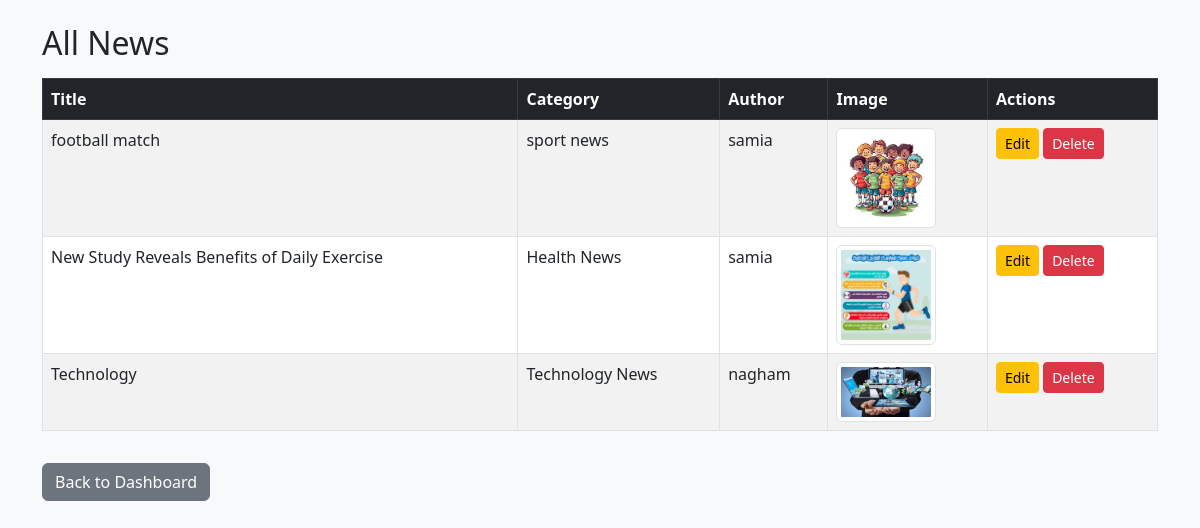
The page /view_news.php (signed in) on the database its author committed.
### tables this page shows
CREATE TABLE `news` (
  `id` int(11) NOT NULL,
  `title` varchar(100) DEFAULT NULL,
  `category_id` int(11) DEFAULT NULL,
  `details` text DEFAULT NULL,
  `image` varchar(100) DEFAULT NULL,
  `user_id` int(11) DEFAULT NULL,
  `deleted` tinyint(1) DEFAULT 0
);

CREATE TABLE `categories` (
  `id` int(11) NOT NULL,
  `name` varchar(50) DEFAULT NULL
);

CREATE TABLE `users` (
  `id` int(11) NOT NULL,
  `name` varchar(50) DEFAULT NULL,
  `email` varchar(50) DEFAULT NULL,
  `password` varchar(255) DEFAULT NULL
);

### view_news.php (the view, shortened to what this page needs)
<?php
$conn = mysqli_connect("localhost","root","","news_system");
$res = mysqli_query($conn,"SELECT news.*, categories.name AS cat_name, users.name AS user_name
  FROM news
  JOIN categories ON news.category_id=categories.id
  JOIN users ON news.user_id=users.id
  WHERE deleted=0");
?>
<!DOCTYPE html>
<html lang="en">
<head>
  <link href="https://cdn.jsdelivr.net/npm/bootstrap@5.3.0/dist/css/bootstrap.min.css" rel="stylesheet">
</head>
<body class="bg-light">
<div class="container mt-4">
  <h2 class="mb-3">All News</h2>
  <table class="table table-striped table-bordered">
    <thead class="table-dark">
      <tr>
        <th>Title</th>
        <th>Category</th>
        <th>Author</th>
        <th>Image</th>
        <th>Actions</th>
      </tr>
    </thead>
    <tbody>
      <?php while($row = mysqli_fetch_assoc($res)){ ?>
        <tr>
          <td><?= $row['title']; ?></td>
          <td><?= $row['cat_name']; ?></td>
          <td><?= $row['user_name']; ?></td>
          <td>
            <?php if($row['image'] != ""){ ?>
              <img src="uploads/<?= $row['image']; ?>" width="100" class="img-thumbnail">
            <?php } ?>
          </td>
          <td>
            <a href="edit_news.php?id=<?= $row['id']; ?>" class="btn btn-sm btn-warning">Edit</a>
            <a href="delete_news.php?id=<?= $row['id']; ?>" class="btn btn-sm btn-danger">Delete</a>
          </td>
        </tr>
      <?php } ?>
    </tbody>
  </table>
  <a href="dashboard.php" class="btn btn-secondary mt-3">Back to Dashboard</a>
</div>
</body>
</html>

### rows shown on the page
news: title "football match", category.name "sport news", user.name "samia", image (picture)
news: title "New Study Reveals Benefits of Daily Exercise", category.name "Health News", user.name "samia", image (picture)
news: title "Technology", category.name "Technology News", user.name "nagham", image (picture)
